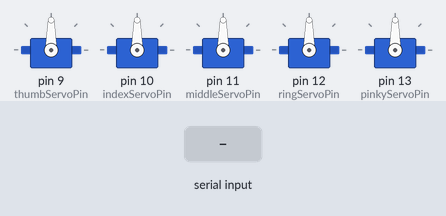
Bench run of a sketch on a simulated Arduino Uno, built with avr-gcc and run on an emulated ATmega328P. On the bench: 5 × servo. Inputs (shaded band) come from the test bench.

Above: at 1.2 s.
1.3 s: "90,45\n" received over Serial
At 2.5 s:
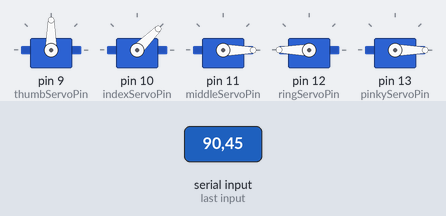
2.8 s: "30,150\n" received over Serial
At 3.7 s:
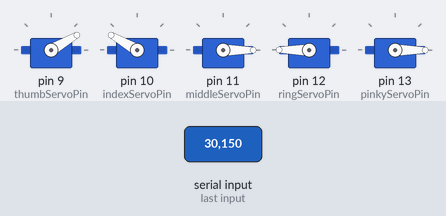
4.3 s: "5\n" received over Serial
At 4.7 s:
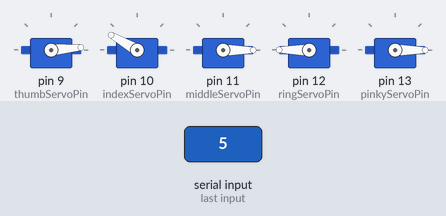
5.8 s: "90\n" received over Serial
At 7.0 s:
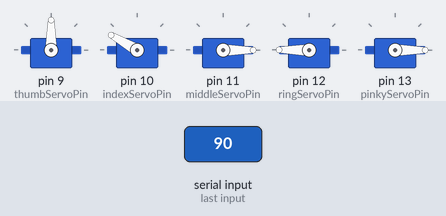
7.3 s: "200\n" received over Serial
At 8.2 s:
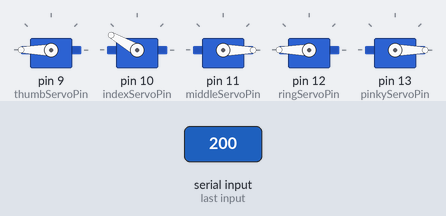
Timing chart, 0 to 9.8 s (numbered marks = the images above; inputs shaded):
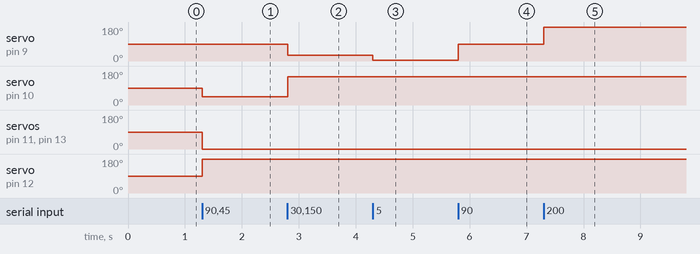

The sketch:

roboitcHand.ino
```cpp
#include <Servo.h>

// Define servos for the fingers
Servo thumbServo;
Servo indexServo;
Servo middleServo;
Servo ringServo;
Servo pinkyServo;

// Servo pin connections
const int thumbServoPin = 9;
const int indexServoPin = 10;
const int middleServoPin = 11;
const int ringServoPin = 12;
const int pinkyServoPin = 13;

void setup() {
  // Start the serial communication
  Serial.begin(9600);

  // Attach the servos to their respective pins
  thumbServo.attach(thumbServoPin);
  indexServo.attach(indexServoPin);
  middleServo.attach(middleServoPin);
  ringServo.attach(ringServoPin);
  pinkyServo.attach(pinkyServoPin);
}

void loop() {
  if (Serial.available() > 0) {
    // Read the incoming byte:
    String data = Serial.readStringUntil('\n');

    // Split the data into servo positions
    int positions[5];
    int lastIndex = 0, nextIndex = 0, i = 0;

    while (nextIndex != -1 && i < 5) {
      nextIndex = data.indexOf(',', lastIndex);
      positions[i++] = data.substring(lastIndex, nextIndex).toInt();
      lastIndex = nextIndex + 1;
    }

    // Move servos to the received positions
    thumbServo.write(positions[0]);
    indexServo.write(positions[1]);
    middleServo.write(positions[2]);
    ringServo.write(positions[3]);
    pinkyServo.write(positions[4]);
  }
}
```

Measured:
- after the input at 1.3 s, servo on pin 10 (indexServoPin): 90° → 45° at once; servo on pin 11 (middleServoPin), servo on pin 13 (pinkyServoPin): 90° → 0° at once; servo on pin 12 (ringServoPin): 90° → 180° at once
- after the input at 2.8 s, servo on pin 9 (thumbServoPin): 90° → 30° at once; servo on pin 10 (indexServoPin): 45° → 150° at once
- after the input at 4.3 s, servo on pin 9 (thumbServoPin): 30° → 5° at once
- after the input at 5.8 s, servo on pin 9 (thumbServoPin): 5° → 90° at once
- after the input at 7.3 s, servo on pin 9 (thumbServoPin): 90° → 180° at once
